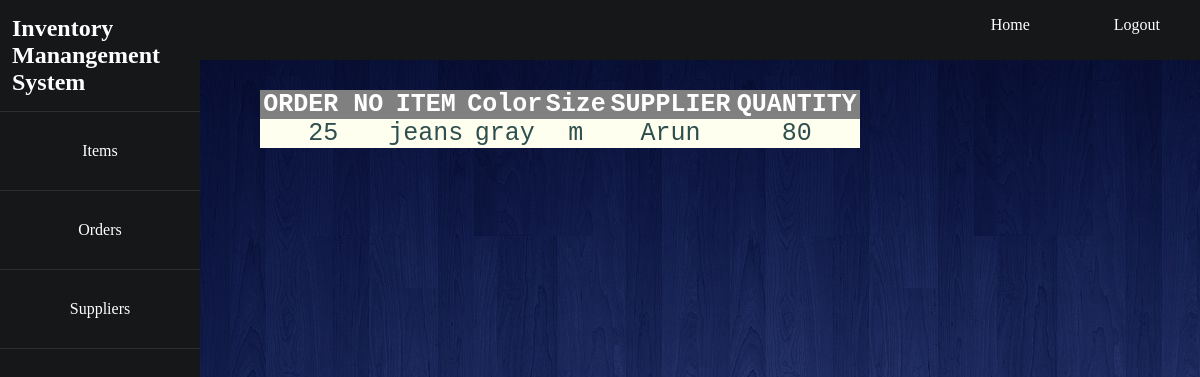
/orders.php, run on the app's committed database.
### tables this page shows
CREATE TABLE `orders` (
  `Order_no` int(10) NOT NULL,
  `Item` varchar(20) NOT NULL,
  `Color` varchar(20) NOT NULL,
  `Size` varchar(20) NOT NULL,
  `Supplier` varchar(20) NOT NULL,
  `Quantity` int(20) NOT NULL
);

### orders.php (the view, shortened to what this page needs)
<!DOCTYPE html>
<html>
<head>
	 <link rel="stylesheet" type="text/css" href="index.css">
</head>
<body>
    <div id="top-bar">
		<nav>
			<ul>
                <li><a href="index.php">Home</a></li>
				<li><a href="logout.php">Logout</a></li>
			</ul>
		</nav>
	</div>
    <div id="side-navagate-bar">
        <ul>
            <li><h2 id="logo"> Inventory Manangement System</h2></li>
            <li><a href="item.php">Items </a></li>
            <li><a href="orders.php">Orders </a></li>
            <li><a href="supplier.php">Suppliers </a></li>
        </ul>
    </div>
		<div class="contents">
			<div class="blue-square">
				<?php
					$dbServername = "localhost";
					$dbUsername = "root";
					$dbPassword ="";
					$dbName = "inventorysystem";
					$conn = mysqli_connect($dbServername,$dbUsername,$dbPassword,$dbName);
					$abc = "SELECT * from orders";
				$resulta = mysqli_query($conn,$abc);
				if (mysqli_num_rows($resulta) > 0) {
    			echo "<table><tr><th>ORDER NO</th><th>ITEM</th><th>Color</th><th>Size</th><th>SUPPLIER</th><th>QUANTITY</th></tr>";
    			while($rowa = mysqli_fetch_assoc($resulta)){
    				echo"<tr><td>".$rowa['Order_no']."  </td><td>".$rowa['Item']."  </td><td> ".$rowa['Color']." </td><td> ".$rowa['Size']." </td><td> ".$rowa['Supplier']." </td><td>".$rowa['Quantity']." </td></tr>";
    			}
                    echo"</table>";
    			}
				?>
				</div>
			</div>
    </body>
</html>

### index.css (style rules this page uses)
* { margin: 0px; padding: 0px; }
body { font-family:"comic sans ms"; background-image: url(background.jpg); }
.blue-square { box-shadow: 5px; width: auto; margin-left: 260px; margin-top: 30px; height: auto; display: inline-block; }
#side-navagate-bar { position: fixed; width:200px; height: 100%; background: #151719; left:0px; transition: all 500ms linear; top: 0px; z-index: 3; }
#side-navagate-bar ul li { color: rgb(230,230,230,0.9); list-style: none; padding: 15px 10px; border-bottom: 1px solid rgba(100,100,100, 0.3); }
#side-navagate-bar a { text-align: center; color: #ffffff; }
#logo { padding-left:2px; color: white; }
#top-bar { width:100%; height:60px; margin-left: auto; background-color: #151719; z-index: 7; }
#top-bar ul { width: auto; float: right; margin-top: 0px; }
#top-bar li { display: inline-block; padding:1px 30px; }
#top-bar a { text-align: center; color: #ffffff; text-decoration: none; }
a { display: block; color:white; text-decoration: none; padding:15px 10px; }
table { background-color: #808080; border-collapse: collapse; width:600px; color:#2F4F4F; font-family: monospace; font-size: 25px; text-align: center; }
th { background-color:#808080; color:white; }
tr:nth-child(even) { background-color: #FFFFF0; }

### data on the page
orders: Order_no "25", Item "jeans", Color "gray", Size "m", Supplier "Arun", Quantity "80"
